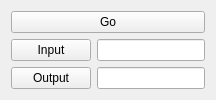
              <widget class="QWidget" name="tab_5">
               <attribute name="title">
                <string>DarkCurentFix</string>
               </attribute>
               <layout class="QGridLayout" name="gridLayout_8">
                <item row="1" column="0">
                 <layout class="QVBoxLayout" name="verticalLayout_5">
                  <item>
                   <layout class="QHBoxLayout" name="horizontalLayout_31">
                    <item>
                     <widget class="QPushButton" name="DarkCurrentInputButton">
                      <property name="text">
                       <string>Input</string>
                      </property>
                     </widget>
                    </item>
                    <item>
                     <widget class="QLineEdit" name="DarkCurrentInput"/>
                    </item>
                   </layout>
                  </item>
                  <item>
                   <layout class="QHBoxLayout" name="horizontalLayout_32">
                    <item>
                     <widget class="QPushButton" name="DarkCurrentOutputButton">
                      <property name="text">
                       <string>Output</string>
                      </property>
                     </widget>
                    </item>
                    <item>
                     <widget class="QLineEdit" name="DarkCurrentOutput"/>
                    </item>
                   </layout>
                  </item>
                 </layout>
                </item>
                <item row="0" column="0">
                 <widget class="QPushButton" name="DarkCurrentGoButton">
                  <property name="text">
                   <string>Go</string>
                  </property>
                 </widget>
                </item>
               </layout>
              </widget>
